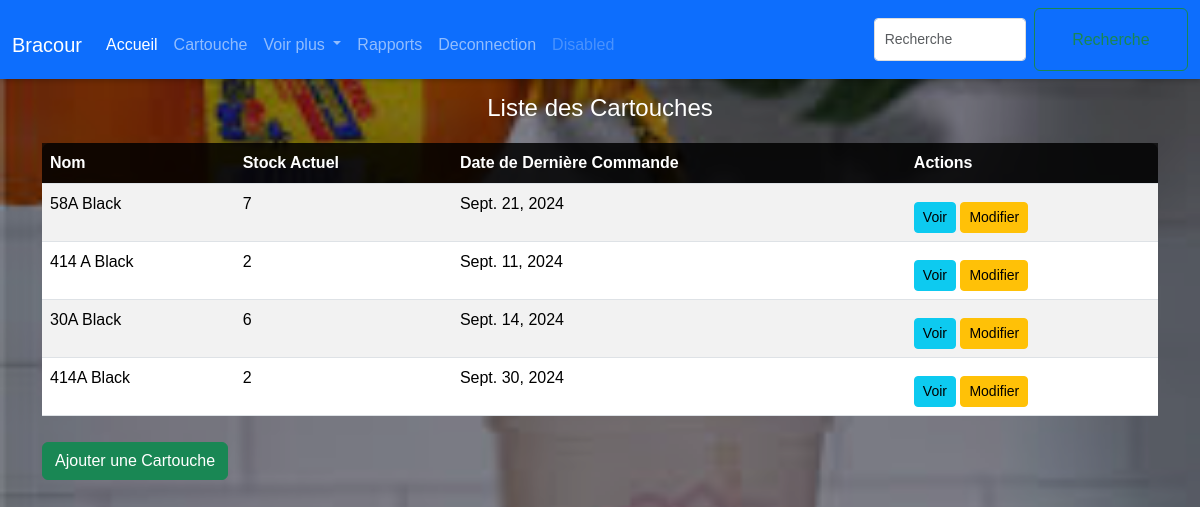
The page /cartouches/ (signed in) on the database its author committed.
### cartouches/models.py (models this page shows, shortened)
class CartoucheModel(models.Model):
    nom = models.CharField(max_length=100, unique=True)
    stock_actuel = models.PositiveIntegerField(default=0)
    date_derniere_commande = models.DateField(null=True, blank=True)

### cartouches/views.py (the view)
# urls.py: path('cartouches/', list_cartouches, name='list_cartouches'),
@login_required(login_url='connect_name')
def list_cartouches(request):
    cartouches = CartoucheModel.objects.all()
    return render(request, 'cartouches/list_cartouches_test.html', {'cartouches': cartouches})

### cartouches/templates/cartouches/list_cartouches_test.html
{% extends "cartouches/base2.html" %}
{% block liste%}
<div class="container mt-4">
    <h1>Liste des Cartouches</h1>
    <table class="table table-striped">
        <thead>
            <tr>
                <th>Nom</th>
                <th>Stock Actuel</th>
                <th>Date de Dernière Commande</th>
                <th>Actions</th>
            </tr>
        </thead>
        <tbody>
            {% for cartouche in cartouches %}
            <tr>
                <td>{{ cartouche.nom }}</td>
                <td>{{ cartouche.stock_actuel }}</td>
                <td>{{ cartouche.date_derniere_commande }}</td>
                <td>
                    <a href="{% url 'detail_cartouche' cartouche.pk %}" class="btn btn-info btn-sm">Voir</a>
                    <a href="{% url 'update_cartouche' cartouche.pk %}" class="btn btn-warning btn-sm">Modifier</a>
                </td>
            </tr>
            {% endfor %}
        </tbody>
    </table>
    <a href="{% url 'ajouter_cartouche' %}" class="btn btn-success">Ajouter une Cartouche</a>
</div>
{% endblock %}

### cartouches/templates/cartouches/base2.html (shortened to what this page needs)
<!DOCTYPE html>
<html lang="en">
<head>
    {% load static %}
    <link rel="stylesheet" href="{% static 'bootstrap/css/bootstrap.css' %}">
    <link rel="stylesheet" href="{% static 'css/basestyle.css' %}">
</head>
<body>
    <nav class="navbar navbar-expand-lg navbar-dark bg-primary fixed-top">
        <div class="container-fluid">
            <a class="navbar-brand" href="#">Bracour</a>
            <div class="collapse navbar-collapse" id="navbarSupportedContent">
                <ul class="navbar-nav me-auto mb-2 mb-lg-0">
                    <li class="nav-item">
                        <a class="nav-link active" aria-current="page" href="{% url 'home_name' %}">Accueil</a>
                    </li>
                    <li class="nav-item">
                        <a class="nav-link" href="{% url 'ajouter_cartouche' %}">Cartouche</a>
                    </li>
                    <li class="nav-item dropdown">
                        <a class="nav-link dropdown-toggle" href="#" role="button" data-bs-toggle="dropdown" aria-expanded="false">
                            Voir plus
                        </a>
                    </li>
                    <li class="nav-item">
                        <a class="nav-link" href="{% url 'generer_rapport' %}">Rapports</a>
                    </li>
                    <li class="nav-item">
                        <a class="nav-link" href="{% url 'disconnect_name' %}">Deconnection</a>
                    </li>
                    <li class="nav-item">
                        <a class="nav-link disabled" aria-disabled="true">Disabled</a>
                    </li>
                </ul>
                <form class="d-flex" role="search">
                    <input class="form-control me-2" type="search" placeholder="Recherche" aria-label="Search">
                    <button class="btn btn-outline-success" type="submit">Recherche</button>
                </form>
            </div>
        </div>
    </nav>
    <div class="content">
        {% block liste%}{% endblock%}
    </div>
</body>
</html>

### static/css/basestyle.css (style rules this page uses)
body { margin: 0; padding: 0; font-family: Arial, sans-serif; background: url('/static/images/images2.jpg') no-repeat center center fixed; background-size: cover; overflow-x: hidden; }
body::before { content: ''; position: fixed; top: 0; left: 0; width: 100%; height: 100%; background: rgba(0, 0, 0, 0.4); z-index: -1; }
.navbar { box-shadow: 0 2px 5px rgba(0, 0, 0, 0.2); }
.content { padding: 70px 20px 20px; color: white; }
.table { background-color: rgba(0, 0, 0, 0.5); color: white; border-radius: 8px; }
.table thead tr th { color: white; }
.table thead th { background-color: rgba(0, 0, 0, 0.7); }
.table tbody tr:nth-child(even) { background-color: rgba(0, 0, 0, 0.4); }
.table tbody tr:nth-child(odd) { background-color: rgba(0, 0, 0, 0.5); }
h1 { font-size: 24px; margin: 20px 0; text-align: center; }
.form-control { width: 100%; padding: 10px; margin: 10px 0; border: 1px solid #ddd; border-radius: 4px; font-size: 14px; }
button { width: 100%; padding: 10px; background-color: #28a745; border: none; color: white; border-radius: 4px; cursor: pointer; font-size: 16px; }
a { text-decoration: none; color: #007bff; display: block; text-align: center; margin-top: 10px; }

### rows shown on the page
CartoucheModel: nom "58A Black", stock_actuel "7", date_derniere_commande "Sept. 21, 2024"
CartoucheModel: nom "414 A Black", stock_actuel "2", date_derniere_commande "Sept. 11, 2024"
CartoucheModel: nom "30A Black", stock_actuel "6", date_derniere_commande "Sept. 14, 2024"
CartoucheModel: nom "414A Black", stock_actuel "2", date_derniere_commande "Sept. 30, 2024"
